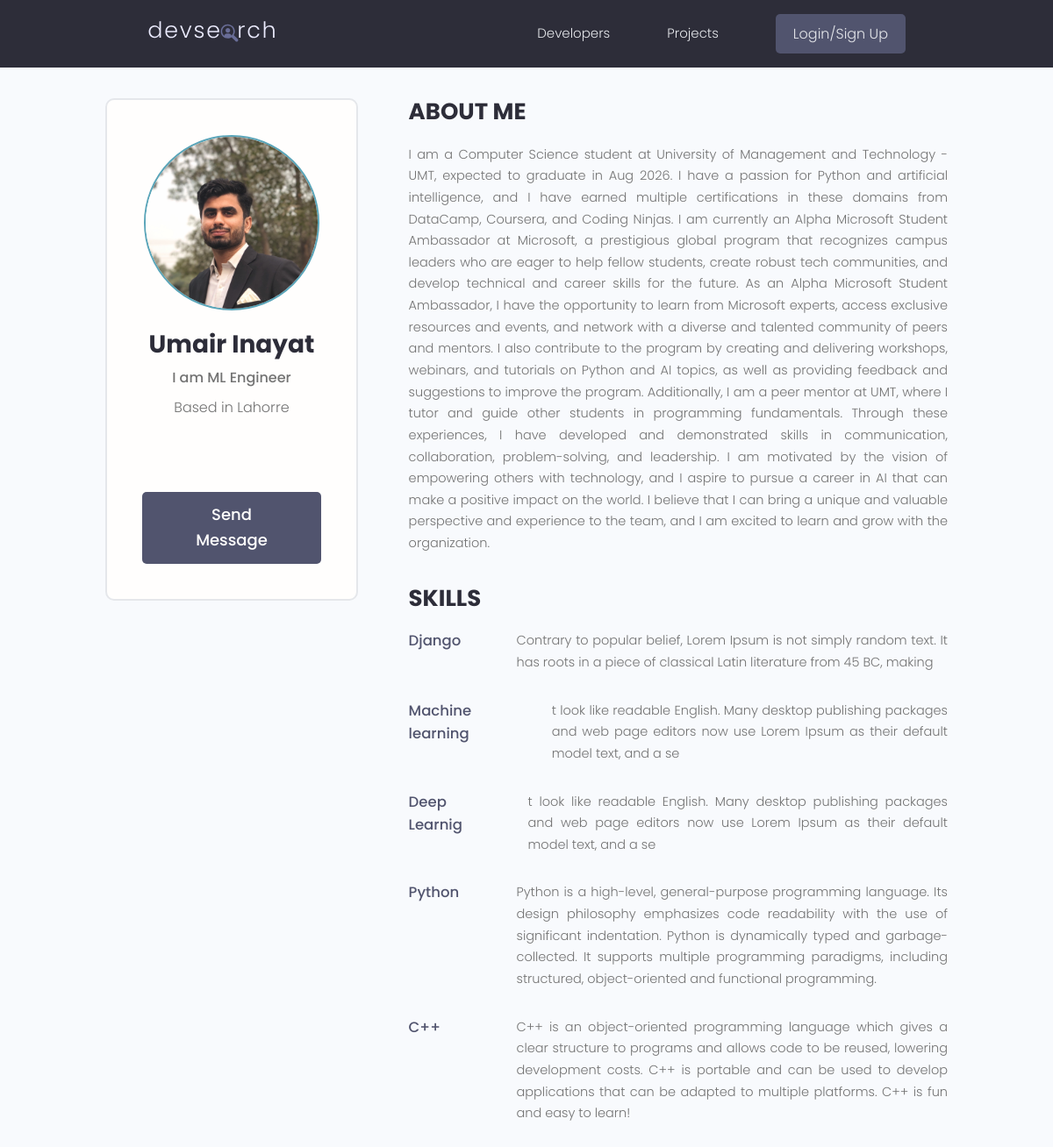
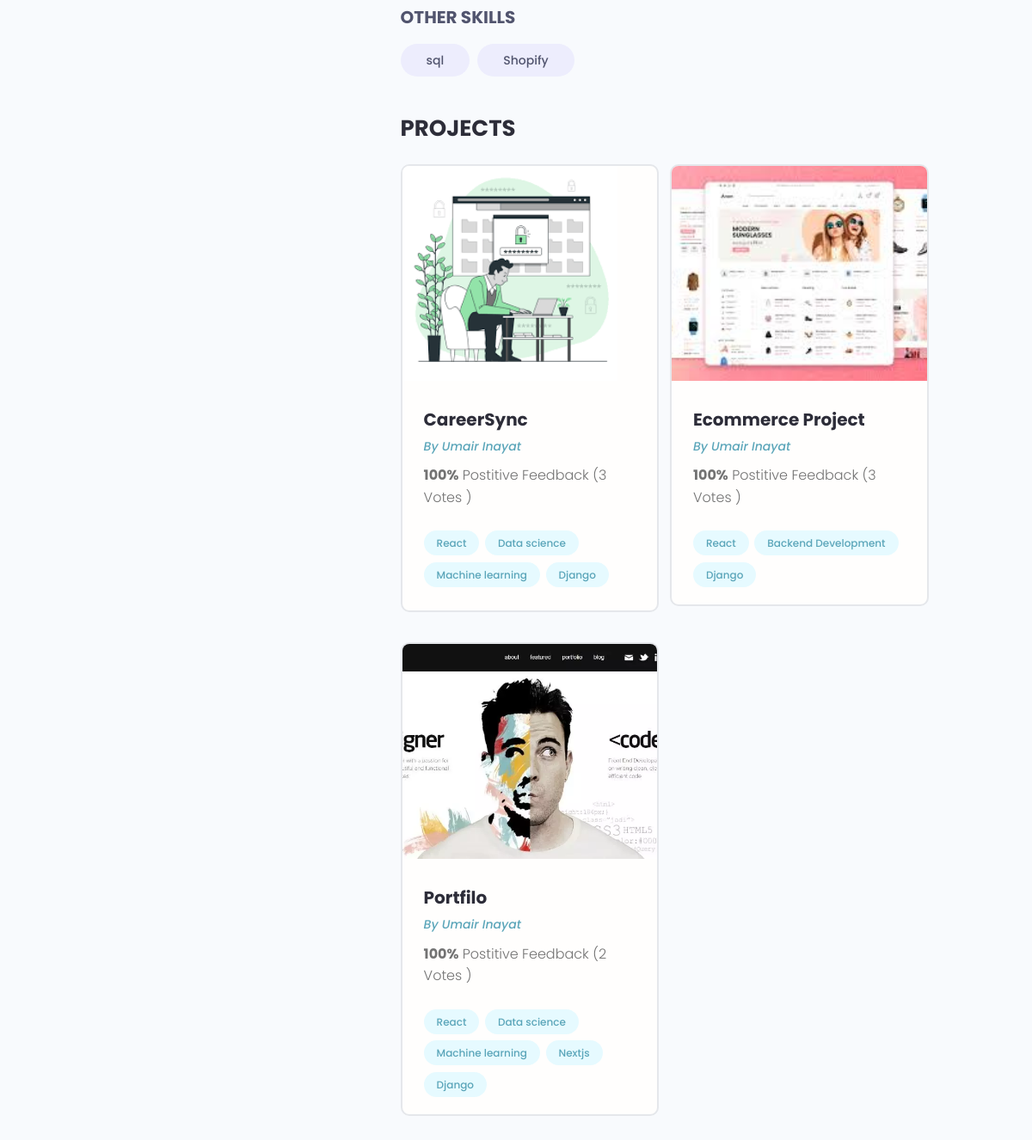
Page /profile/ee157f93-7730-47b6-887d-ddea73f6f43d on the committed database (2 pictures, top to bottom).
### users/models.py (models this page shows, shortened)
class Profile(models.Model):
    user = models.OneToOneField(User, on_delete=models.CASCADE, null=True,blank= True )
    name = models.CharField(max_length=200, null=True)
    email = models.EmailField(max_length=500, null=True)
    username = models.CharField(max_length=200, null=True)
    location= models.CharField(max_length=200, null=True)
    short_intro = models.CharField(max_length=200, null=True, blank= True )
    profile_image = models.ImageField( null=True, blank= True , upload_to='profiles' , default="profiles/pro.png")
    social_github = models.CharField(max_length=200, null=True, blank= True )
    social_twitter = models.CharField(max_length=200, null=True, blank= True )
    social_linkedin = models.CharField(max_length=200, null=True, blank= True )
    social_stackoverflow = models.CharField(max_length=200, null=True, blank= True )
    description = models.TextField(blank=True)
    bio = models.TextField(max_length=500,blank=True, null=True),
    social_website = models.CharField(max_length=200, null=True, blank= True )
    id = models.UUIDField(default=uuid.uuid4, unique=True,
                        primary_key=True, editable=False)

class Skill(models.Model):
    owner = models.ForeignKey(Profile, on_delete=models.CASCADE, null=True, blank= True)
    name = models.CharField(max_length=200)
    description = models.TextField(null=True, blank= True)
    created = models.DateTimeField(auto_now_add= True)
    id = models.UUIDField(default=uuid.uuid4, unique= True, primary_key= True, editable=False)
    def __str__(self):
        return self.name

### projects/models.py (models this page shows, shortened)
class Project(models.Model):
    owner = models.ForeignKey(Profile, null=True, blank = True, on_delete=models.SET_NULL)
    title = models.CharField(max_length=200)
    description = models.TextField(null=True, blank = True)
    featured_image = models.ImageField(null=True, blank = True, default="default.jpg")
    technology = models.CharField(max_length=20)
    tag = models.ManyToManyField('Tag', blank= True)
    vote_total = models.IntegerField(default=0, null = True)
    vote_ratio = models.IntegerField(default=0, null = True)
    demo_link = models.CharField(max_length=2000,null=True, blank = True )
    source_link = models.CharField(max_length=2000,null=True, blank = True )
    created = models.DateTimeField(auto_now_add= True)
    id = models.UUIDField(default=uuid.uuid4, unique= True, primary_key= True, editable=False)
    class Meta:
        ordering = ['-vote_ratio', '-vote_total', 'title']

class Tag(models.Model):
    name = models.CharField(max_length=200)
    created = models.DateTimeField(auto_now_add= True)
    id = models.UUIDField(default=uuid.uuid4,
                        unique= True, primary_key= True, editable=False)
    def __str__(self):
        return self.name

### users/views.py (the view)
def userProfile(request, pk):
    profile = Profile.objects.get(id = pk)
    topSkills= profile.skill_set.exclude(description__exact="")
    otherSkills =  profile.skill_set.filter(description="")
    context = {'profile': profile , 'topSkills': topSkills, 'otherSkill':otherSkills}
    return render(request, 'users/user-profile.html', context)

### users/templates/users/user-profile.html (shortened to what this page needs)
{% extends 'main.html' %}
{% block content %}
<main class="profile my-md">
    <div class="container">
        <div class="layout">
            <div class="column column--1of3">
                <div class="card text-center">
                    <div class="card__body dev">
                        <img class="avatar avatar--xl" src="{{ profile.profile_image.url }}" />
                        <h2 class="dev__name">{{profile.name}}</h2>
                        <p class="dev__title">{{profile.short_intro}}</p>
                        <p class="dev__location">Based in {{profile.location}}</p>
                        <ul class="dev__social">
                        </ul>
                        {% if request.user.profile.id != profile.id %}
                        <a href="{% url 'create-message' profile.id %}" class="btn btn--sub btn--lg">Send Message </a>
                        {% endif %}
                    </div>
                </div>
            </div>
            <div class="column column--2of3">
                <div class="devInfo">
                    <h3 class="devInfo__title">About Me</h3>
                    <p class="devInfo__about">{{ profile.description }}
                    </p>
                </div>
                <div class="devInfo">
                    <h3 class="devInfo__title">Skills</h3>
                    <div class="devInfo__skills">
                        {% for skill in topSkills  %}
                        <div class="devSkill">
                            <h4 class="devSkill__title">{{skill.name}}</h4>
                            <p class="devSkill__info">{{skill.description}}</p>
                        </div>
                        {% endfor %}
                        <h3 class="devInfo__subtitle">Other Skills</h3>
                        <div class="devInfo__otherSkills">
                            {% for skill in otherSkill  %}
                            <span class="tag tag--pill tag--sub tag--lg">
                                <small>{{skill}}</small>
                            </span>
                            {% endfor %}
                        </div>
                    </div>
                </div>
                <div class="devInfo">
                    <h3 class="devInfo__title">Projects</h3>
                    <div class="grid grid--two">
                        {% for project in profile.project_set.all  %}
                        <div class="column">
                            <div class="card project">
                                <a href=" {% url 'project' project.id %} " class="project">
                                    <img class="project__thumbnail" src=" {{project.featured_image.url}}" alt="project thumbnail" />
                                    <div class="card__body">
                                        <h3 class="project__title">{{ project.title }}</h3>
                                        <p><a class="project__author" href="{% url 'user-profile' project.owner.id %}">By {{ project.owner.name }}</a></p>
                                        <p class="project--rating">
                                            <span style="font-weight: bold;">{{ project.vote_ratio }}%</span> Postitive
                                            Feedback ({{project.vote_total}} Vote{{project.vote_total | pluralize:"s"}} )
                                        </p>
                                        <div class="project__tags">
                                            {% for tag in project.tag.all%}
                                            <span class="tag tag--pill tag--main">
                                                <small>{{tag}}</small>
                                            </span>
                                            {% endfor %}
                                        </div>
                                    </div>
                                </a>
                            </div>
                        </div>
                        {% endfor %}
                    </div>
                </div>
            </div>
        </div>
    </div>
</main>
{% endblock content %}

### static/styles/app.css (style rules this page uses)
:root { --color-sub: #2d2d39; }
.btn--sub { background-color: var(--color-sub-light); }
.card { border: 2px solid var(--color-light); }
img { width: 100%; }
.profile .card > .dev { padding: 4rem; }
.dev__name { color: var(--color-sub); font-size: 2.8rem; font-weight: 700; margin-top: 1rem; margin-bottom: 0.5rem; }
.dev__title { font-size: 1.6rem; font-weight: 500; line-height: 1.3; }
.dev__location { margin-top: 1rem; }
.dev__social { margin: 3rem 0; list-style: none; display: flex; justify-content: center; gap: 1.5rem; }
.devInfo { margin-bottom: 3rem; }
.devInfo__title, .devInfo__subtitle { font-size: 2.6rem; color: var(--color-sub); text-transform: uppercase; font-weight: 700; margin-bottom: 1.5rem; }
.devInfo__subtitle { font-size: 2rem; color: var(--color-sub-light); }
.devInfo__about, .devSkill__info { font-size: 1.45rem; line-height: 1.7; text-align: justify; }
.devSkill { margin-bottom: 3rem; }
.devSkill__title { font-size: 1.65rem; font-weight: 500; color: var(--color-sub-light); }
@media screen and (min-width: 700px) { .devSkill { display: flex; justify-content: space-between; gap: 3rem; } }
@media screen and (min-width: 700px) { .devSkill__info { flex-basis: 80%; } }
.project__author { font-size: 1.4rem; font-style: italic; }
.project--rating { margin-bottom: 1.6em; margin-top: .5em; }
.project__thumbnail { height: 25rem; object-fit: cover; object-position: top center; }
.project__title { font-size: 2rem; font-weight: 700; color: var(--color-sub); }

### static/uikit/styles/modules/_variables.css (style rules this page uses)
:root { --color-main: #5aa5b9; --color-main-light: #e6faff; --color-sub: #3f4156; --color-sub-light: #51546e; --color-sub-lighter: #ededfd; --color-text: #737373; --color-gray: #8b8b8b; --color-light: #e5e7eb; --color-light-gray: #767676; --color-bg: #f8fafd; --color-white: #fffefd; --color-white-light: #f3f3f3; --color-success: #359e64; --color-success-bg: #def8e8; --color-error: #fc4b0b; --color-error-bg: #fff2ee; --font-base: 'Poppins', arial, helvetica, 'Segoe UI', roboto, ubuntu, sans-serif; --font-monospace: 'Fira Code', 'Courier New', courier, monospace; --font-regular: 300; --font-medium: 500; --font-bold: 700; --generic-shadow: 1px 1px 5px #00000010; --generic-transition: all 0.3s ease-in-out; }

### static/uikit/styles/modules/_base.css (style rules this page uses)
* { margin: 0; padding: 0; box-sizing: border-box; text-rendering: optimizeLegibility; color: inherit; font-size: inherit; }
html { font-size: 50%; }
@media only screen and (min-width: 480px) { html { font-size: 56.25%; } }
@media only screen and (min-width: 1200px) { html { font-size: 62.5%; } }
body { line-height: 1.6; font-weight: 400; font-size: 1.5rem; color: var(--color-text); background-color: var(--color-bg); min-height: 100vh; }

### static/uikit/styles/modules/_typography.css (style rules this page uses)
* { font-family: var(--font-base); }
h2 { font-size: 3.6rem; font-weight: var(--font-bold); }
h3 { font-size: 3.2rem; font-weight: var(--font-medium); }
h4 { font-size: 2.8rem; font-weight: var(--font-medium); }
p, span, strong { font-size: 1.6rem; color: var(--color-text); font-weight: var(--font-regular); }
a { padding-bottom: 2px; text-decoration: none; display: inline-block; color: var(--color-main); font-weight: var(--font-medium); }

### static/uikit/styles/modules/_utilities.css (style rules this page uses)
.container { width: 92%; max-width: 165rem; margin: 0 auto; box-sizing: border-box; }
@media screen and (min-width: 1000px) { .container { width: 90%; } }
@media screen and (min-width: 1200px) { .container { width: 80%; } }
.text-center { text-align: center; }
.my-md { margin: 3rem auto; }

### static/uikit/styles/modules/_avatar.css (style rules this page uses)
.avatar { border-radius: 50%; border: 2px solid var(--color-main); object-fit: cover; }
.avatar--xl { height: 20rem; width: 20rem; }

### static/uikit/styles/modules/_button.css (style rules this page uses)
.btn { display: inline-block; position: relative; cursor: pointer; background-color: var(--color-light); font-weight: var(--font-medium); color: var(--color-sub); text-decoration: none; padding: 1rem 2rem; border-radius: 0.5rem; border: none; width: -webkit-fit-content; width: -moz-fit-content; width: fit-content; height: -webkit-fit-content; height: -moz-fit-content; height: fit-content; font-size: 1.6rem; outline-width: 0; outline-color: transparent; -webkit-backface-visibility: hidden; backface-visibility: hidden; transition: all 0.3s ease-in-out; }
.btn--sub { background-color: var(--color-sub); color: var(--color-white); }
.btn--lg { font-size: 1.8rem; padding: 1.2rem 4.5rem; }

### static/uikit/styles/modules/_card.css (style rules this page uses)
.card { border-radius: 1rem; background-color: var(--color-white); border: 1.5px solid var(--color-light); width: auto; height: auto; margin-top: 0.5rem; margin-bottom: 0.5rem; overflow: hidden; }
.card__body, .card__header { padding: 2rem 2.5rem; }

### rows in the picture
Profile: profile_image (picture), name "Umair Inayat", short_intro "I am ML Engineer", location "Lahorre", description "I am a Computer Science student at University of Management and Technology - UMT, expected to graduate in Aug 2026. I have a passion for Python and artificial intelligence, and I have earned multiple certifications in these domains from DataCamp, Coursera, and Coding Ninjas. I am currently an Alpha Microsoft Student Ambassador at Microsoft, a prestigious global program that recognizes campus leaders who are eager to help fellow students, create robust tech communities, and develop technical and career skills for the future. As an Alpha Microsoft Student Ambassador, I have the opportunity to learn from Microsoft experts, access exclusive resources and events, and network with a diverse and…"
Skill: name "Django", description "Contrary to popular belief, Lorem Ipsum is not simply random text. It has roots in a piece of classical Latin literature from 45 BC, making"
Skill: name "Machine learning", description "t look like readable English. Many desktop publishing packages and web page editors now use Lorem Ipsum as their default model text, and a se"
Skill: name "Deep Learnig", description "t look like readable English. Many desktop publishing packages and web page editors now use Lorem Ipsum as their default model text, and a se"
Skill: name "Python", description "Python is a high-level, general-purpose programming language. Its design philosophy emphasizes code readability with the use of significant indentation. Python is dynamically typed and garbage-collected. It supports multiple programming paradigms, including structured, object-oriented and functional programming."
Skill: name "C++", description "C++ is an object-oriented programming language which gives a clear structure to programs and allows code to be reused, lowering development costs. C++ is portable and can be used to develop applications that can be adapted to multiple platforms. C++ is fun and easy to learn!"
Skill: name "sql"
Skill: name "Shopify"
Project: featured_image (picture), title "CareerSync", owner.name "Umair Inayat", vote_ratio "100", vote_total "3", vote_total|pluralize "s"
Tag: name "React"
Tag: name "Data science"
Tag: name "Machine learning"
Tag: name "Django"
Project: featured_image (picture), title "Ecommerce Project", owner.name "Umair Inayat", vote_ratio "100", vote_total "3", vote_total|pluralize "s"
Tag: name "Backend Development"
Project: featured_image (picture), title "Portfilo", owner.name "Umair Inayat", vote_ratio "100", vote_total "2", vote_total|pluralize "s"
Tag: name "Nextjs"
